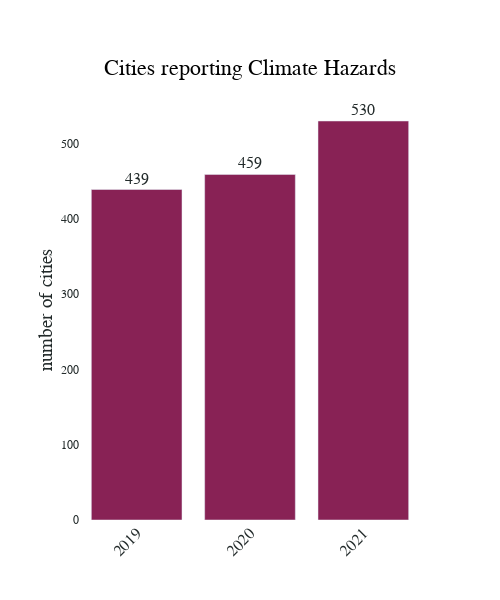

This figure's notebook cell:
### Code cell
#Visualize How many cities reported hazard in 2019, 2020 and 2021
count_dicti = {
    '2019' : (Hazards2019['City'].unique().size),
    '2020' : (Hazards2020['City'].unique().size),
    '2021' : (Hazards2021['City'].unique().size),
    
} 
plot_chart(count_dicti,'Cities reporting Climate Hazards','rgb(136,34,85)', 'number of cities')

### Figure 1 — Plotly figure (JSON) as saved in the notebook; plotly's stock layout.template omitted (floating-point values rounded to 4 significant figures)
{"data": [{"marker": {"color": "rgb(136,34,85)"}, "text": [439, 459, 530], "textposition": "outside", "type": "bar", "x": ["2019", "2020", "2021"], "y": [439, 459, 530]}], "layout": {"autosize": false, "font": {"color": "#222A2A", "family": "Arial", "size": 16}, "height": 600, "plot_bgcolor": "White", "title": {"font": {"color": "black"}, "text": "Cities reporting Climate Hazards", "x": 0.5, "xanchor": "center", "y": 0.9, "yanchor": "top"}, "width": 500, "xaxis": {"categoryorder": "total ascending", "tickangle": -45, "tickfont": {"size": 16}}, "yaxis": {"categoryorder": "total ascending", "showline": false, "showticklabels": true, "tickfont": {"size": 12}, "title": {"standoff": 3, "text": "number of cities"}, "zeroline": false}}}
